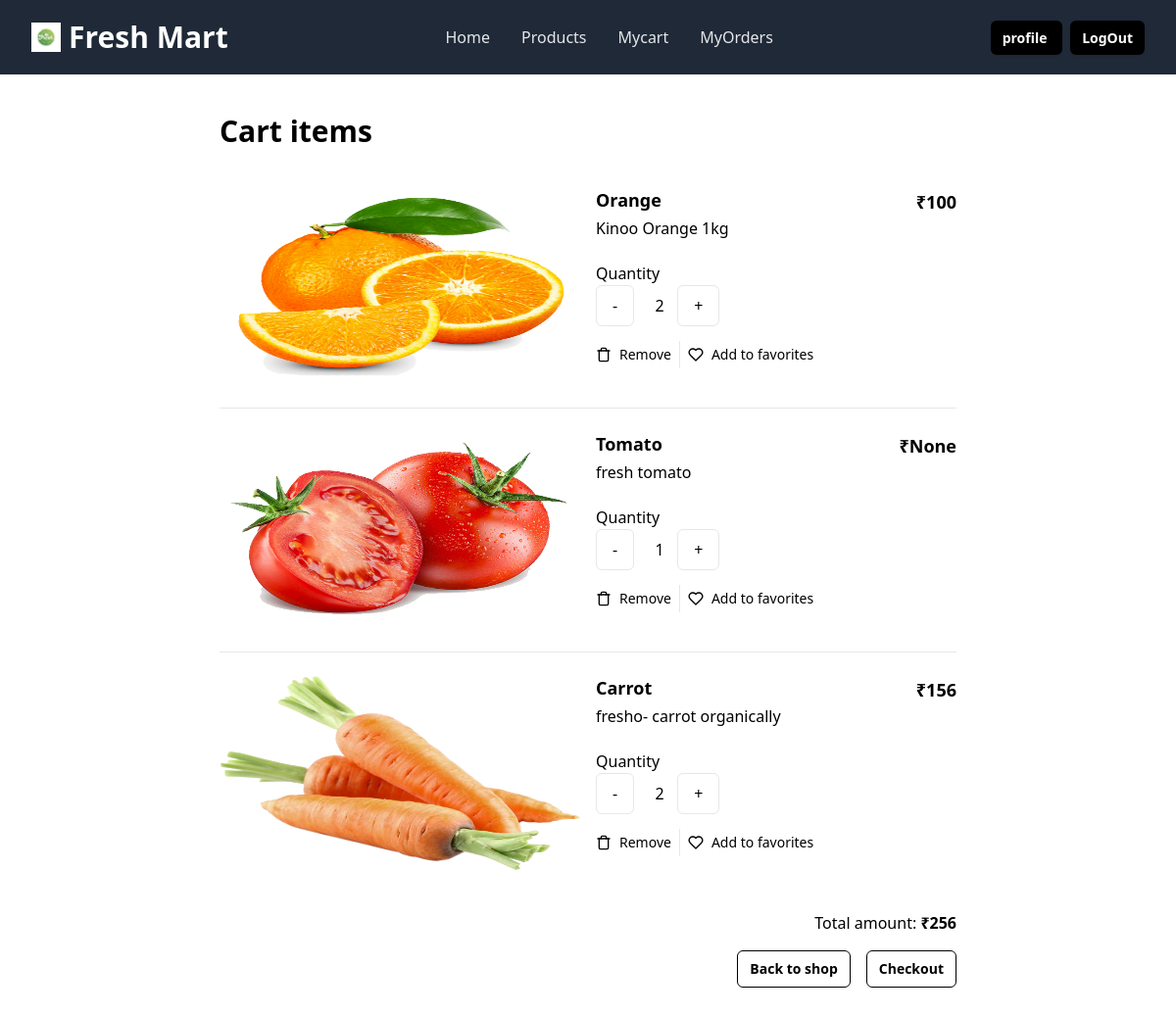
Page /cart/summary/ (signed in) on the committed database.
### store/models.py (models this page shows, shortened)
class CartItems(models.Model):
    cart_object=models.ForeignKey(Cart,on_delete=models.CASCADE,related_name="basket_items")
    product_object=models.ForeignKey(Product,on_delete=models.CASCADE)
    category_object=models.ForeignKey(Category,on_delete=models.CASCADE)
    quantity= models.PositiveIntegerField(default=1,validators=[MinValueValidator(1),MaxValueValidator(20)])
    updated_price=models.PositiveIntegerField(null=True)
    is_order_placed=models.BooleanField(default=False)
    created_date=models.DateTimeField(auto_now_add=True)
    updated_date=models.DateTimeField(auto_now=True)
    is_active=models.BooleanField(default=True)

class Product(models.Model):
    category_object=models.ForeignKey(Category,on_delete=models.CASCADE,related_name='Categories')
    product_image=models.ImageField(upload_to="product_images",default="/product_images/default.png")
    title=models.CharField(max_length=200)
    description=models.TextField(null=True)
    owner=models.ForeignKey(User,on_delete=models.CASCADE,related_name="prducts")
    price=models.PositiveIntegerField(null=True)
    created_date=models.DateTimeField(auto_now_add=True)
    updated_date=models.DateTimeField(auto_now=True)
    is_active=models.BooleanField(default=True)

### store/views.py (the view)
# urls.py: path("cart/summary/",views.MyCartListView.as_view(),name="cart-summary"),
@method_decorator(signin_required,name="dispatch")
class MyCartListView(View):
    def get(self,request,*args,**kwargs):
        qs=request.user.basket.basket_items.filter(is_order_placed=False)
        total=request.user.basket.cart_total
        return render(request,"store/cartitems_summary.html",{"cartitems":qs,"total":total})

### store/models.py (called while the page is built)
    @property
    def cart_total(self):
        return self.basket_items.filter(is_order_placed=False).values("updated_price").aggregate(total=Sum("updated_price")).get("total")

### store/templates/store/cartitems_summary.html (shortened to what this page needs)
{%extends 'store/base.html'%}
{%load static%}
{%block main_block%}
<div class="mx-auto flex max-w-3xl flex-col space-y-4 p-6 px-2 sm:p-10 sm:px-2">
  {%if cartitems%}
  <h2 class="text-3xl font-bold"> Cart items</h2>
  <ul class="flex flex-col divide-y divide-gray-200">
     {%for ci in cartitems%}
     <li class="flex flex-col py-6 sm:flex-row sm:justify-between">
      <div class="flex w-full space-x-2 sm:space-x-4">
          <img
          src="{{ci.product_object.product_image.url}}"
          alt="Laptop"
          class="aspect-[16/9] w-full rounded-md md:aspect-auto md:h-[300px] lg:h-[200px]"
        />
        <div class="flex w-full flex-col justify-between pb-4">
          <div class="flex w-full justify-between space-x-2 pb-2">
            <div class="space-y-1">
              <h3 class="text-lg font-semibold leading-snug sm:pr-8">
                {{ci.product_object.title}}
              </h3>
                {{ci.product_object.description}}
            </div>
            <div class="text-right">
              <p class="text-lg font-semibold">₹{{ci.updated_price}}</p>
            </div>
          </div>
          <form action="{%url 'cart-update' ci.id%}" method="post">
                Quantity
            <div class="flex items-center">
              <button class="border rounded-md py-2 px-4 mr-2"
              type="submit" name="update" value="decrease">-</button>
              <span class="text-center w-9">{{ci.quantity}}</span>
              <button class="border rounded-md py-2 px-4 mr-2"
              type="submit"name="update" value="increase">+</button>
            </div>
          </form>
          <div class="flex divide-x text-sm">
            <a
            href="{%url 'cart-remove' ci.id%}"
              type="button"
              class="flex items-center space-x-2 px-2 py-1 pl-0"
            >
              <span>Remove</span>
            </a>
            <button type="button" class="flex items-center space-x-2 px-2 py-1">
              <span>Add to favorites</span>
            </button>
          </div>
        </div>
      </div>
    </li>
     {%endfor%}
  </ul>
  <div class="space-y-1 text-right">
      <p>
        Total amount:<span class="font-semibold"> ₹{{total}}</span>
      </p>
    </div>
    <div class="flex justify-end space-x-4">
      <a
      href="{%url 'index'%}"
        type="button"
        class="rounded-md border border-black px-3 py-2 text-sm font-semibold text-black shadow-sm focus-visible:outline focus-visible:outline-2 focus-visible:outline-offset-2 focus-visible:outline-black"
      >
        Back to shop
      </a>
      <a
      href="{%url 'address'%}"
        type="button"
        class="rounded-md border border-black px-3 py-2 text-sm font-semibold text-black shadow-sm focus-visible:outline focus-visible:outline-2 focus-visible:outline-offset-2 focus-visible:outline-black"
      >
        Checkout
      </a>
    </div>
  {%endif%}
</div>
{%endblock%}

### store/templates/store/base.html (shortened to what this page needs)
<!DOCTYPE html>
{%load static%}
<html lang="en">
<head>
    <script src="https://cdn.tailwindcss.com"></script>
</head>
<body>
  <div class="relative w-full bg-gray-800">
    <div class="mx-auto flex max-w-7xl items-center justify-between px-4 py-5 sm:px-6 lg:px-8">
      <div class="inline-flex items-center space-x-2">
        <span>
        <img src="{%static 'images\logo.jpg'%}" alt="logo" width="30" height="30">
        </span>
        <span class="font-extrabold text-3xl text-white">Fresh Mart</span>
      </div>
      <div class="hidden lg:block">
        <ul class="inline-flex space-x-8">
          <li>
            <a
              href="{%url 'index'%}"
              class="text-gray-200 hover:text-white transition"
            >
              Home
            </a>
          </li>
          <li>
            <a
              href="{%url 'product-all'%}"
              class="text-gray-200 hover:text-white transition"
            >
              Products
            </a>
          </li>
          <li>
            <a
              href="{%url 'cart-summary'%}"
              class="text-gray-200 hover:text-white transition"
            >
              Mycart
            </a>
          </li>
          <li>
            <a
              href="{%url 'order-summary'%}"
              class="text-gray-200 hover:text-white transition"
            >
              MyOrders
            </a>
          </li>
        </ul>
      </div>
      <div class="space-x-2 hidden lg:block">
        <a
          href="{%url 'profile-update' request.user.profile.id%}"
          type="button"
          class="rounded-md bg-black px-3 py-2 text-sm font-semibold text-white shadow-sm hover:bg-black/80 focus-visible:outline focus-visible:outline-2 focus-visible:outline-offset-2 focus-visible:outline-black"
        >
          profile
        </a>
        <a
        href="{%url 'signout'%}"
        type="button"
        class="rounded-md bg-black px-3 py-2 text-sm font-semibold text-white shadow-sm hover:bg-black/80 focus-visible:outline focus-visible:outline-2 focus-visible:outline-offset-2 focus-visible:outline-black"
      >
        LogOut
      </a>
      </div>
    </div>
  </div>
     {%block main_block%}
      {%endblock%}
</body>
</html>

### rows in the picture
CartItems: product_object.product_image (picture), product_object "Orange", product_object.description "Kinoo Orange 1kg", updated_price "100", quantity "2"
CartItems: product_object.product_image (picture), product_object "Tomato", product_object.description "fresh tomato", updated_price "None", quantity "1"
CartItems: product_object.product_image (picture), product_object "Carrot", product_object.description "fresho- carrot organically", updated_price "156", quantity "2"

### other values in the picture
{{ total }} "256"
